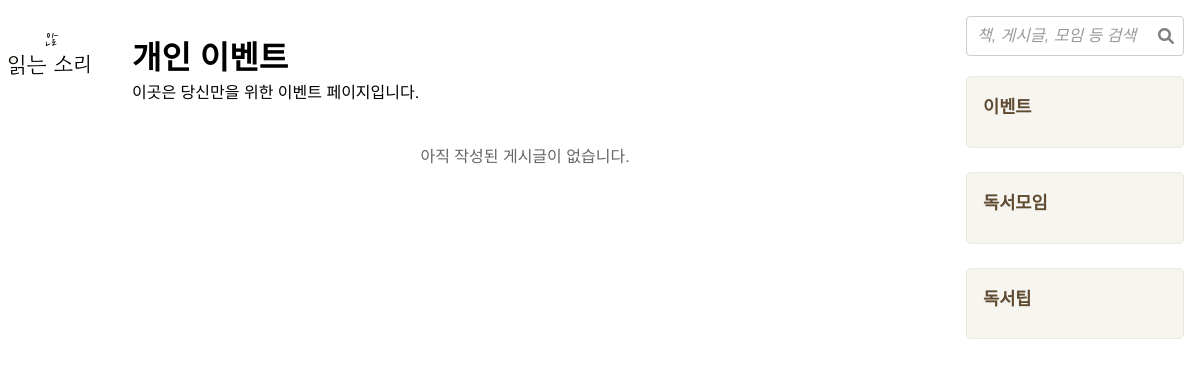
The page /community/personal_event/ on the database as committed earlier.
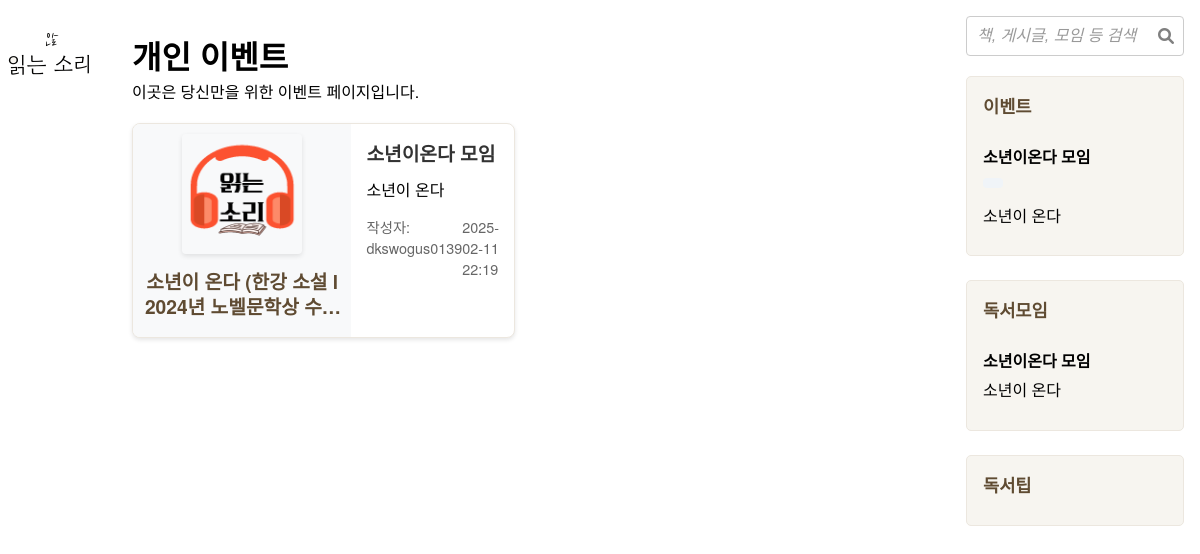
The same page on the database as committed later.
### community/models.py (models this page shows, shortened)
class Post(models.Model):
    title       = models.CharField(max_length=200, verbose_name="제목")
    content     = models.TextField(verbose_name="내용")
    writer      = models.ForeignKey(User, on_delete=models.CASCADE, verbose_name="작성자")
    views       = models.PositiveIntegerField(default=0, verbose_name="조회수")
    postimage_set = GenericRelation(PostImage)
    created_at  = models.DateTimeField(auto_now_add=True, verbose_name="등록일")
    updated_at  = models.DateTimeField(auto_now=True, verbose_name="수정일")
    is_active   = models.BooleanField(default=True, verbose_name="활성화 여부")
    is_pinned   = models.BooleanField(default=False, verbose_name="고정 여부")
    is_deleted  = models.BooleanField(default=False, verbose_name="삭제 여부")
    is_side_bar = models.BooleanField(
        default=False,
        verbose_name="사이드바 노출 여부",
        help_text="게시글을 사이드바에 표시할지 여부를 설정합니다."
    )
    search_vector = SearchVectorField(null=True)                # 검색 기능 추가
    category = models.CharField(
        max_length=50,
        choices=PostCategory.choices,  # 선택 항목 직접 연결
        default=PostCategory.BOOK_POST,
        verbose_name="카테고리",
        help_text="게시글 유형 선택"
    )
    tags        = models.ManyToManyField('PostTag', blank=True, verbose_name="태그")
    likes = GenericRelation('Like')  # 좋아요 관계 추가
    book        = models.ForeignKey(
        'Book',
        on_delete=models.CASCADE,
        null=True,
        blank=True,
        verbose_name="책"
    )
    objects = PostManager()
    class Meta:
        abstract = True
        ordering = ['-is_pinned', '-created_at']
        indexes = [
            GinIndex(fields=['search_vector'])                 # 검색 성능 향상을 위한 인덱스
        ]

class PersonalBookEventPost(Post):
    event_start_date = models.DateTimeField(
        null=True,  # null 허용 ▶ null 허용
        blank=True, # 공백 허용 ▶ 공백 허용
        verbose_name="이벤트 시작일시"  # 이벤트 시작일시 ▶ 읽기 편한 표시
    )
    event_end_date = models.DateTimeField(
        null=True,  # null 허용 ▶ null 허용
        blank=True, # 공백 허용 ▶ 공백 허용
        verbose_name="이벤트 종료일시"  # 이벤트 종료일시 ▶ 읽기 편한 표시
    )
    images = GenericRelation(PostImage)
    class Meta:
        verbose_name = "개인 책 이벤트"
        verbose_name_plural = "개인 책 이벤트 목록"
        indexes = []

class Book(models.Model):
    isbn = models.CharField(
        max_length=20,
        unique=True,
        null=True,
        blank=True,
        verbose_name="ISBN"
    )
    title = models.CharField(max_length=200, verbose_name="책 제목")
    author = models.CharField(max_length=100, blank=True, null=True, verbose_name="저자")
    publisher = models.CharField(max_length=100, blank=True, null=True, verbose_name="출판사")
    pubdate = models.CharField(max_length=20, blank=True, null=True, verbose_name="출판일(문자열)")
    thumbnail_url = models.URLField(blank=True, null=True, verbose_name="썸네일 이미지 URL")
    link = models.URLField(blank=True, null=True, verbose_name="도서 링크")
    genre = models.CharField(                                  # 오른쪽 주석: 변경된 BookGenre 모델을 참조
        max_length=50,
        choices=BookGenre.choices,  # 선택 항목 직접 연결
        default=BookGenre.ESSAY,
        verbose_name="책 장르",
        help_text="책 장르 선택"
    )
    description = models.TextField(blank=True, null=True, verbose_name="책 설명")
    priority = models.PositiveIntegerField(
        default=0,
        null=True,
        blank=True,
        verbose_name='우선순위',
        help_text='낮은 숫자가 더 높은 우선순위를 가집니다 (예: 1이 2보다 높음).'
    )
    created_at = models.DateTimeField(
        default=timezone.now,
        verbose_name="등록일"
    )
    updated_at = models.DateTimeField(auto_now=True, verbose_name="수정일")
    is_active = models.BooleanField(default=True, verbose_name="활성화 여부")
    views = models.PositiveIntegerField(default=0, verbose_name="조회수")
    likes = GenericRelation('Like')  # 좋아요 관계 추가
    comments = GenericRelation('Comment')
    is_recommended = models.BooleanField(
        default=False,
        verbose_name="추천도서 여부",
        help_text="추천도서 페이지 노출 여부"
    )
    recommendation_comment = models.CharField(
        max_length=255,
        blank=True,
        null=True,
        verbose_name="추천 코멘트",
        help_text="추천도서 페이지에 표시될 짧은 설명 (150자 이내)"
    )
    class Meta:
        ordering = ['priority', 'title']  # 우선순위 높은(숫자 낮은) 책부터 정렬 후, 제목 순
        verbose_name = "책"
        verbose_name_plural = "책 목록"

class ReadingGroupPost(Post):
    event_date = models.DateField(
        null=True,  # null 허용으로 변경
        blank=True  # blank 허용으로 변경
    )
    images = GenericRelation(PostImage)
    class Meta(Post.Meta):
        verbose_name = "독서 모임 게시글"
        verbose_name_plural = "독서 모임 게시글 목록"

### community/views.py (the view)
# urls.py: path('personal_event/', views.personal_event, name='personal_event'), # 개인 이벤트 뷰
def personal_event(request):
    posts = PersonalBookEventPost.objects.all().order_by('-created_at').prefetch_related('tags')  # Post 대신 PersonalBookEventPost 사용
    context = {
        **get_common_context(request),
        "posts": posts
    }
    return render(request, 'community/personal_event.html', context)

### community/models.py (called while the page is built)
    def get_queryset(self):
        return super().get_queryset().filter(is_deleted=False, is_active=True)

### community/templates/community/personal_event.html (shortened to what this page needs)
{% extends "community/base.html" %}
{% load static %}
{% block content %}
  <h1>개인 이벤트</h1>
  <p>이곳은 당신만을 위한 이벤트 페이지입니다.</p>
  {% if posts %}
      <div class="post-grid">
        {% for post in posts %}
          <a href="{% url 'community:personal_event_detail' post.pk %}" class="post-card-link">
            <div class="post-card">
              {% if post.book %}
                <div class="book-info">
                  {% if post.book.thumbnail_url %}
                    <img src="{{ post.book.thumbnail_url }}" alt="{{ post.book.title }}" class="book-thumbnail">
                  {% endif %}
                  <h4 class="book-title">{{ post.book.title }}</h4>
                </div>
              {% endif %}
              <div class="post-content">
                <h3>{{ post.title }}</h3>
                <p>{{ post.content|truncatechars:150 }}</p>
                <div class="post-meta">
                  <span class="writer">작성자: {{ post.writer.username }}</span>
                  <span class="date">{{ post.created_at|date:"Y-m-d H:i" }}</span>
                </div>
              </div>
            </div>
          </a>
        {% endfor %}
      </div>
    {% else %}
      <p class="no-posts">아직 작성된 게시글이 없습니다.</p>
    {% endif %}
{% endblock %}

### community/templates/community/base.html (shortened to what this page needs)
{% load static %}
<!DOCTYPE html>
<html lang="ko">
<head>
  <link rel="stylesheet" href="{% static 'community/css/style.css' %}" />
  <link
    rel="stylesheet"
    href="https://cdnjs.cloudflare.com/ajax/libs/font-awesome/6.0.0-beta3/css/all.min.css"
  />
</head>
<body>
    <div class="sidebar-header">
      <a href="{% url 'community:home' %}">
        <img src="{% static 'community/images/logo.png' %}" alt="읽는소리" class="brand-logo" />
      </a>
    </div>
  <main class="content">
    {% block content %}
    {% endblock %}
  </main>
  <aside class="sidebar right-sidebar">
    <div class="search-container" data-search-url="{% url 'community:search' %}">
      <input type="text" id="search-input" placeholder="책, 게시글, 모임 등 검색" />
      <i class="fas fa-search" id="search-icon"></i>
    </div>
    <div class="sidebar-section">
        <h2>이벤트</h2>
        <div class="event-list">
            {% for event in sidebar.events %}
            <div class="event-item">
                <h4>{{ event.title }}</h4>
                <p class="event-date">{{ event.event_date|date:"Y.m.d" }}</p>
                <p class="event-content">{{ event.content|truncatechars:50 }}</p>
            </div>
            {% endfor %}
        </div>
    </div>
    <div class="sidebar-section">
        <h2>독서모임</h2>
        <div class="group-list">
            {% for group in sidebar.reading_groups %}
            <div class="group-item">
                <h4>{{ group.title }}</h4>
                <p class="group-content">{{ group.content|truncatechars:50 }}</p>
            </div>
            {% endfor %}
        </div>
    </div>
    <div class="sidebar-section">
        <h2>독서팁</h2>
    </div>
  </aside>
</body>
</html>

Rows that differ between the two databases and show on the page:
added PersonalBookEventPost: book "소년이 온다 (한강 소설 l 2024년…", title "소년이온다 모임", content "소년이 온다", writer.username "dkswogus0139", created_at "2025-02-11 22:19"
added ReadingGroupPost: title "소년이온다 모임", content "소년이 온다"
Other text that changed with them:
text no longer shown: "아직 작성된 게시글이 없습니다."
